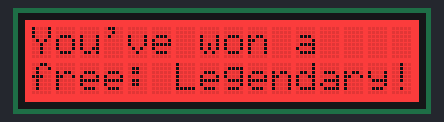
The sketch below on a simulated Arduino Uno, built with avr-gcc and run on an emulated ATmega328P. On the bench: 16×2 character LCD. Random numbers use the default seed unless the sketch sets one.

Above: at 0.2 s.
At 45.4 s:
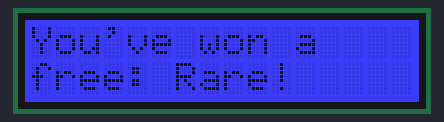
At 70.5 s:
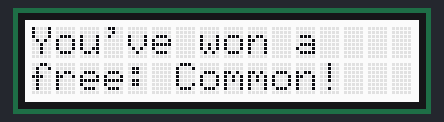
At 120.8 s:
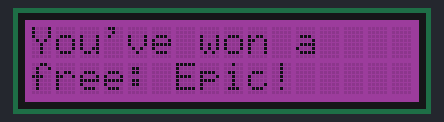

The sketch:

IOT_CWK.ino
```cpp
#include <Wire.h>
#include <rgb_lcd.h>

rgb_lcd lcd;

void setup() {
  // Set up the LCD's number of columns and rows:
  lcd.begin(16, 2);

  // Initialize random number generator with an unconnected analog pin
  randomSeed(analogRead(0));

  // Initial message
  lcd.setRGB(0, 255, 0); // Set the backlight color to green
  lcd.print("Getting rarity...");
}

void loop() {
  // Choose a rarity randomly
  int rarityIndex = random(0, 4); // Generates a random number between 0 and 3
  String rarity;
  switch (rarityIndex) {
    case 0:
      rarity = "Legendary";
      lcd.setRGB(255, 0, 0); // Red for legendary
      break;
    case 1:
      rarity = "Epic";
      lcd.setRGB(128, 0, 128); // Purple for epic
      break;
    case 2:
      rarity = "Rare";
      lcd.setRGB(0, 0, 255); // Blue for rare
      break;
    case 3:
      rarity = "Common";
      lcd.setRGB(255, 255, 255); // White for common
      break;
  }

  // Clear the LCD and print the winning message
  lcd.clear();
  lcd.print("You've won a");
  lcd.setCursor(0, 1); // Move cursor to the second line
  lcd.print("free: " + rarity + "!");

  // Wait for a bit before showing the next rarity
  delay(5000); // Delay for 5 seconds
}
```

Measured:
- what the display in image 1 shows lasts 5.0 s, from 45.4 s to 50.4 s
- what the display in image 2 shows lasts 20.1 s, from 70.5 s to 90.6 s
